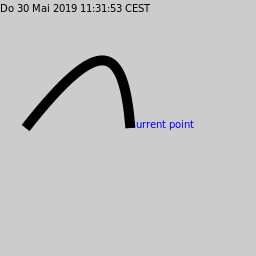

Reproduce this figure in Julia.
using Compat
using Cairo

function common_header()
    ## header to provide surface and context
    c = CairoRGBSurface(256,256);
    cr = CairoContext(c);

    save(cr);
    set_source_rgb(cr,0.8,0.8,0.8);    # light gray
    rectangle(cr,0.0,0.0,256.0,256.0); # background
    fill(cr);
    restore(cr);

    return c,cr
end

function write_out_picture(filename::AbstractString,c::CairoSurface)
    ## mark picture with current date
    move_to(cr,0.0,12.0);
    set_source_rgb(cr, 0,0,0);
    show_text(cr,Libc.strftime(time()));
    ##
    write_to_png(c,filename);
    nothing
end

function example_current_point(cr)
    save(cr);

    x=25.6;  y=128.0;
    x1=102.4; y1=30.4;
    x2=123.6; y2=45.6;
    x3=130.4; y3=128.0;

    move_to(cr, x, y);
    curve_to(cr, x1, y1, x2, y2, x3, y3);

    if has_current_point(cr)
        x,y = get_current_point(cr);
        save(cr)
        move_to(cr,x,y)
        set_source_rgb(cr, 0,0,1.0);
        show_text(cr,"current point")
        restore(cr)
    end

set_line_width(cr, 10.0);
stroke(cr);


    restore(cr);
    save(cr);
    
    nothing
end


c,cr = common_header();
save(cr);
example_current_point(cr);
restore(cr);
write_out_picture("sample_current_point.png",c);



